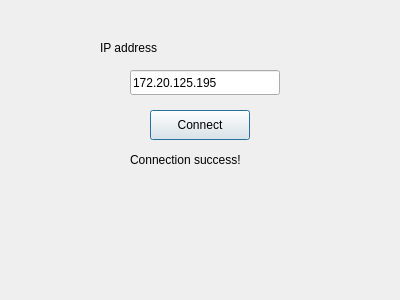
<?xml version="1.0" encoding="UTF-8"?>
<ui version="4.0">
 <class>Dialog</class>
 <widget class="QDialog" name="Dialog">
  <property name="geometry">
   <rect>
    <x>0</x>
    <y>0</y>
    <width>400</width>
    <height>300</height>
   </rect>
  </property>
  <property name="windowTitle">
   <string>Configuration</string>
  </property>
  <widget class="QPushButton" name="connectButton">
   <property name="geometry">
    <rect>
     <x>150</x>
     <y>110</y>
     <width>100</width>
     <height>30</height>
    </rect>
   </property>
   <property name="text">
    <string>Connect</string>
   </property>
  </widget>
  <widget class="QLineEdit" name="addrValue">
   <property name="geometry">
    <rect>
     <x>130</x>
     <y>70</y>
     <width>150</width>
     <height>25</height>
    </rect>
   </property>
   <property name="autoFillBackground">
    <bool>false</bool>
   </property>
   <property name="text">
    <string>172.20.125.195</string>
   </property>
  </widget>
  <widget class="QLabel" name="addrLabel">
   <property name="geometry">
    <rect>
     <x>100</x>
     <y>40</y>
     <width>91</width>
     <height>16</height>
    </rect>
   </property>
   <property name="text">
    <string>IP address</string>
   </property>
  </widget>
  <widget class="QLabel" name="connectedLabel">
   <property name="geometry">
    <rect>
     <x>130</x>
     <y>150</y>
     <width>150</width>
     <height>20</height>
    </rect>
   </property>
   <property name="text">
    <string>Connection success!</string>
   </property>
  </widget>
 </widget>
 <resources/>
 <connections/>
</ui>
